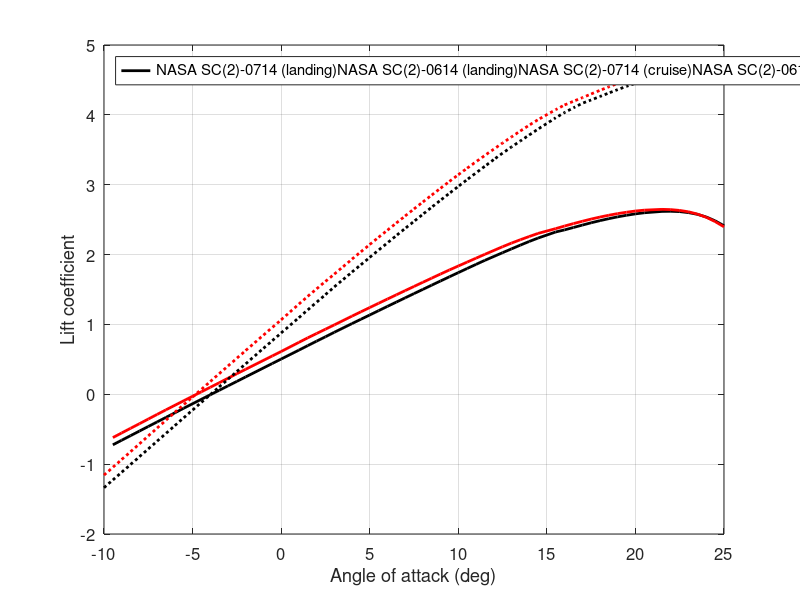
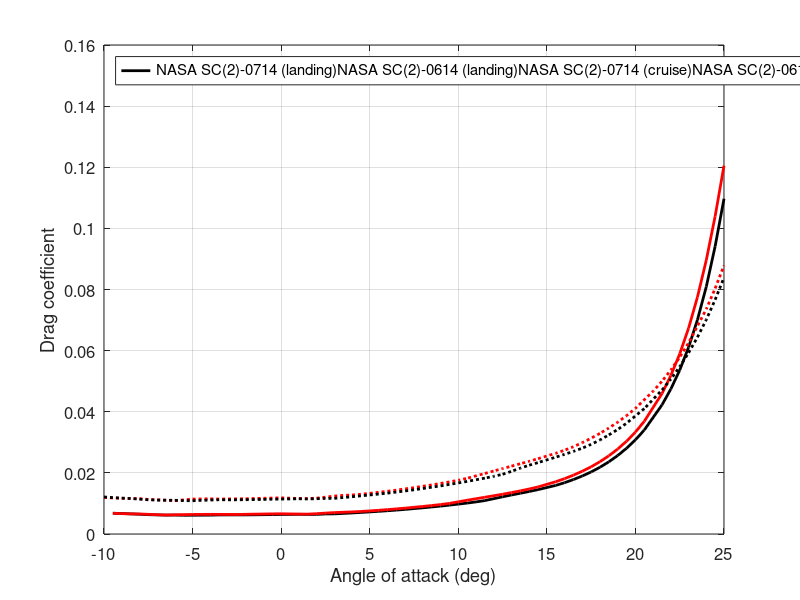
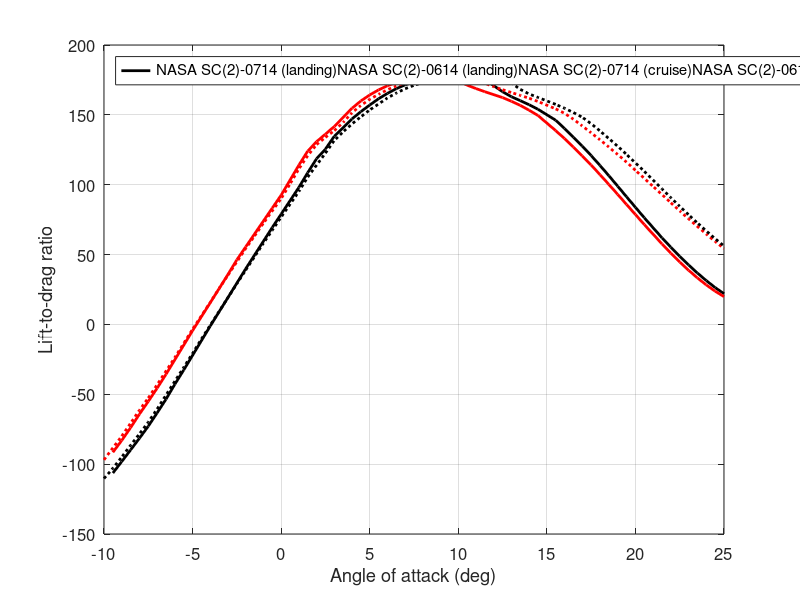

Recreate these plots in MATLAB, in order.
clear all
clc

% read the data from polar_data.csv
% columns are alpha(deg), cl, cd, cdp, cm, top_xtr, bot_xtr, then repeats for the second airfoil
% remove the header row
% airfoils are in order NASA SC(2)-0714 (landing), NASA SC(2)-0614 (landing), NASA SC(2)-0714 (cruise), NASA SC(2)-0614 (cruise)
data = csvread('polar_data.csv', 1, 0);
data = data(1:end, :);
alpha = data(:, 1);
cl = data(:, 2);
cd = data(:, 3);
cdp = data(:, 4);
cm = data(:, 5);
top_xtr = data(:, 6);
bot_xtr = data(:, 7);
alpha2 = data(:, 8);
cl2 = data(:, 9);
cd2 = data(:, 10);
cdp2 = data(:, 11);
cm2 = data(:, 12);
top_xtr2 = data(:, 13);
bot_xtr2 = data(:, 14);
alpha3 = data(:, 15);
cl3 = data(:, 16);
cd3 = data(:, 17);
cdp3 = data(:, 18);
cm3 = data(:, 19);
top_xtr3 = data(:, 20);
bot_xtr3 = data(:, 21);
alpha4 = data(:, 22);
cl4 = data(:, 23);
cd4 = data(:, 24);
cdp4 = data(:, 25);
cm4 = data(:, 26);
top_xtr4 = data(:, 27);
bot_xtr4 = data(:, 28);

% prandtl-glauert correction at cruise (aerfoil 3 and 4)
M = 0.83;
beta = sqrt(1 - M^2);
cl3 = cl3 ./ beta;
cd3 = cd3 ./ beta;
cl4 = cl4 ./ beta;
cd4 = cd4 ./ beta;

% plot the cl vs alpha
figure(1)
plot(alpha, cl, 'k', 'LineWidth', 2)
hold on
plot(alpha2, cl2, 'r', 'LineWidth', 2)
plot(alpha3, cl3, 'r:', 'LineWidth', 2)
plot(alpha4, cl4, 'k:', 'LineWidth', 2)
xlabel('Angle of attack (deg)')
ylabel('Lift coefficient')
grid on
set(gca, 'FontSize', 12)
legend(["NASA SC(2)-0714 (landing)", "NASA SC(2)-0614 (landing)", "NASA SC(2)-0714 (cruise)", "NASA SC(2)-0614 (cruise)"], "Location", "northwest")

% plot the cd vs alpha
figure(2)
plot(alpha, cd, 'k', 'LineWidth', 2)
hold on
plot(alpha2, cd2, 'r', 'LineWidth', 2)
plot(alpha3, cd3, 'r:', 'LineWidth', 2)
plot(alpha4, cd4, 'k:', 'LineWidth', 2)
xlabel('Angle of attack (deg)')
ylabel('Drag coefficient')
grid on
set(gca, 'FontSize', 12)
legend(["NASA SC(2)-0714 (landing)", "NASA SC(2)-0614 (landing)", "NASA SC(2)-0714 (cruise)", "NASA SC(2)-0614 (cruise)"], "Location", "northwest")

% plot cl/cd vs alpha
figure(3)
plot(alpha, cl./cd, 'k', 'LineWidth', 2)
hold on
plot(alpha2, cl2./cd2, 'r', 'LineWidth', 2)
plot(alpha3, cl3./cd3, 'r:', 'LineWidth', 2)
plot(alpha4, cl4./cd4, 'k:', 'LineWidth', 2)
xlabel('Angle of attack (deg)')
ylabel('Lift-to-drag ratio')
grid on
set(gca, 'FontSize', 12)
legend(["NASA SC(2)-0714 (landing)", "NASA SC(2)-0614 (landing)", "NASA SC(2)-0714 (cruise)", "NASA SC(2)-0614 (cruise)"], "Location", "northwest")
